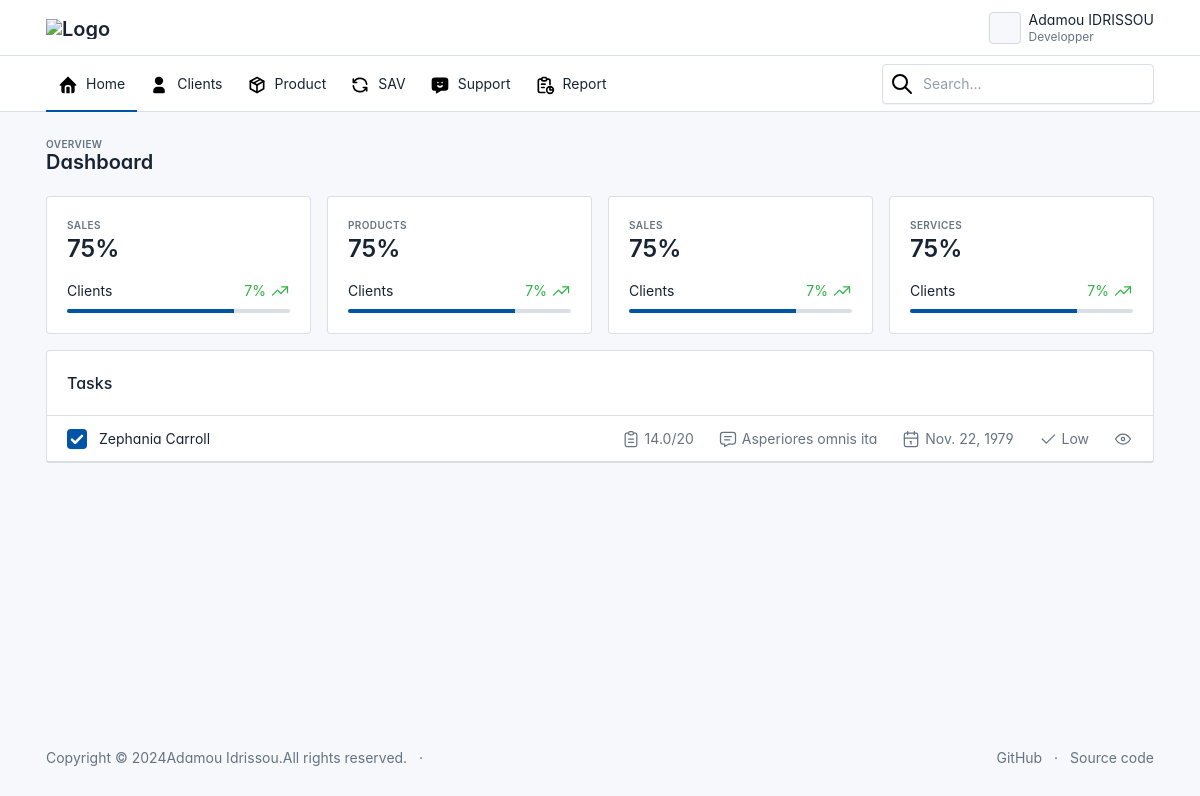
The page / on the database its author committed.
### services/models.py (models this page shows, shortened)
class Task(models.Model):
    title = models.CharField(max_length=100)
    desc = models.TextField()
    due_date = models.DateField()
    priority = models.CharField(max_length=50)
    created = models.DateTimeField(auto_now_add=True)
    updated = models.DateTimeField(auto_now=True)
    client = models.ForeignKey(Client, on_delete=models.CASCADE)
    evaluation = models.ForeignKey(Evaluation, on_delete=models.CASCADE)

class Client(models.Model):
    first_name = models.CharField(max_length=255)
    last_name = models.CharField(max_length=255)
    email = models.EmailField(unique=True, null=True)
    indicatif = models.CharField(max_length=7, default="+228")
    phone_number = models.CharField(max_length=24, unique=True)
    status = models.BooleanField(default=True)
    profile = models.FileField(upload_to="clients/", blank=True)
    created = models.DateTimeField(auto_now_add=True)
    updated = models.DateTimeField(auto_now=True)

class Evaluation(models.Model):
    loyalty_score = models.IntegerField(default=0)
    purchases_score = models.IntegerField(default=0)
    services_score = models.IntegerField(default=0)
    engagement_score = models.IntegerField(default=0)
    overall_score = models.FloatField(default=0.0)
    created = models.DateTimeField(auto_now_add=True)
    updated = models.DateTimeField(auto_now=True)
    client = models.ForeignKey(Client, on_delete=models.CASCADE)

### services/views.py (the view)
# urls.py: 2. Add a URL to urlpatterns:  path('', views.home, name='home')
def home(request):
    tasks = Task.objects.all().order_by('-updated')
    users = User.objects.all().count()
    clients = Client.objects.all().count()
    context =  {
        'page' : 'Home',
        'user' : request.user,
        'tasks' : tasks,
        'user' : users,
        'clients' : clients,
    }
    return render(request, 'home.html', context)

### services/templates/home.html (shortened to what this page needs)
{% load static %}
<!DOCTYPE html>
<html lang="en">
<head>
    {% include "./layouts/styles.html" %}
</head>
<body>
    <div class="page">
        {% include "./layouts/header.html" %}
        <div class="page-wrapper">
            <div class="page-header d-print-none">
                <div class="container-xl">
                    <div class="row g-2 align-items-center">
                        <div class="col">
                            <div class="page-pretitle">Overview</div>
                            <h2 class="page-title">Dashboard</h2>
                        </div>
                    </div>
                </div>
            </div>
            <div class="page-body">
                <div class="container-xl">
                    <div class="row row-deck row-cards">
                        <div class="col-sm-6 col-lg-3">
                            <div class="card">
                                <div class="card-body">
                                <div class="d-flex align-items-center">
                                    <div class="subheader">Sales</div>
                                </div>
                                <div class="h1 mb-3">75%</div>
                                <div class="d-flex mb-2">
                                    <div>Clients</div>
                                    <div class="ms-auto">
                                        <span class="text-green d-inline-flex align-items-center lh-1">
                                            7%
                                            <svg xmlns="http://www.w3.org/2000/svg" class="icon ms-1" width="24" height="24" viewBox="0 0 24 24" stroke-width="2" stroke="currentColor" fill="none" stroke-linecap="round" stroke-linejoin="round"><path stroke="none" d="M0 0h24v24H0z" fill="none"/><path d="M3 17l6 -6l4 4l8 -8" /><path d="M14 7l7 0l0 7" /></svg>
                                        </span>
                                    </div>
                                </div>
                                <div class="progress progress-sm">
                                    <div class="progress-bar bg-primary" style="width: 75%" role="progressbar" aria-valuenow="75" aria-valuemin="0" aria-valuemax="100" aria-label="75% Complete">
                                    </div>
                                </div>
                                </div>
                            </div>
                        </div>
                        <div class="col-sm-6 col-lg-3">
                            <div class="card">
                                <div class="card-body">
                                <div class="d-flex align-items-center">
                                    <div class="subheader">Products</div>
                                </div>
                                <div class="h1 mb-3">75%</div>
                                <div class="d-flex mb-2">
                                    <div>Clients</div>
                                    <div class="ms-auto">
                                        <span class="text-green d-inline-flex align-items-center lh-1">
                                            7%
                                            <svg xmlns="http://www.w3.org/2000/svg" class="icon ms-1" width="24" height="24" viewBox="0 0 24 24" stroke-width="2" stroke="currentColor" fill="none" stroke-linecap="round" stroke-linejoin="round"><path stroke="none" d="M0 0h24v24H0z" fill="none"/><path d="M3 17l6 -6l4 4l8 -8" /><path d="M14 7l7 0l0 7" /></svg>
                                        </span>
                                    </div>
                                </div>
                                <div class="progress progress-sm">
                                    <div class="progress-bar bg-primary" style="width: 75%" role="progressbar" aria-valuenow="75" aria-valuemin="0" aria-valuemax="100" aria-label="75% Complete">
                                    </div>
                                </div>
                                </div>
                            </div>
                        </div>
                        <div class="col-sm-6 col-lg-3">
                            <div class="card">
                                <div class="card-body">
                                <div class="d-flex align-items-center">
                                    <div class="subheader">Sales</div>
                                </div>
                                <div class="h1 mb-3">75%</div>
                                <div class="d-flex mb-2">
                                    <div>Clients</div>
                                    <div class="ms-auto">
                                        <span class="text-green d-inline-flex align-items-center lh-1">
                                            7%
                                            <svg xmlns="http://www.w3.org/2000/svg" class="icon ms-1" width="24" height="24" viewBox="0 0 24 24" stroke-width="2" stroke="currentColor" fill="none" stroke-linecap="round" stroke-linejoin="round"><path stroke="none" d="M0 0h24v24H0z" fill="none"/><path d="M3 17l6 -6l4 4l8 -8" /><path d="M14 7l7 0l0 7" /></svg>
                                        </span>
                                    </div>
                                </div>
                                <div class="progress progress-sm">
                                    <div class="progress-bar bg-primary" style="width: 75%" role="progressbar" aria-valuenow="75" aria-valuemin="0" aria-valuemax="100" aria-label="75% Complete">
                                    </div>
                                </div>
                                </div>
                            </div>
                        </div>
                        <div class="col-sm-6 col-lg-3">
                            <div class="card">
                                <div class="card-body">
                                <div class="d-flex align-items-center">
                                    <div class="subheader">Services</div>
                                </div>
                                <div class="h1 mb-3">75%</div>
                                <div class="d-flex mb-2">
                                    <div>Clients</div>
                                    <div class="ms-auto">
                                        <span class="text-green d-inline-flex align-items-center lh-1">
                                            7%
                                            <svg xmlns="http://www.w3.org/2000/svg" class="icon ms-1" width="24" height="24" viewBox="0 0 24 24" stroke-width="2" stroke="currentColor" fill="none" stroke-linecap="round" stroke-linejoin="round"><path stroke="none" d="M0 0h24v24H0z" fill="none"/><path d="M3 17l6 -6l4 4l8 -8" /><path d="M14 7l7 0l0 7" /></svg>
                                        </span>
                                    </div>
                                </div>
                                <div class="progress progress-sm">
                                    <div class="progress-bar bg-primary" style="width: 75%" role="progressbar" aria-valuenow="75" aria-valuemin="0" aria-valuemax="100" aria-label="75% Complete">
                                    </div>
                                </div>
                                </div>
                            </div>
                        </div>
                        <div class="col-md-12 col-lg-12">
                            <div class="card">
                                <div class="card-header">
                                    <h3 class="card-title">Tasks</h3>
                                </div>
                                <div class="table-responsive">
                                    <table class="table card-table table-vcenter">
                                        {% for task in tasks %}
                                            <tr>
                                                <td class="w-1 pe-0">
                                                    <input type="checkbox" class="form-check-input m-0 align-middle" aria-label="Select task" checked >
                                                </td>
                                                <td class="w-100">
                                                    <a href="#" class="text-reset">{{ task.client.first_name }} {{ task.client.last_name }}</a>
                                                </td>
                                                <td class="text-nowrap">
                                                    <a href="#" class="text-secondary">
                                                        {{ task.evaluation.overall_score }}/20
                                                    </a>
                                                </td>
                                                <td class="text-nowrap">
                                                    <a href="#" class="text-secondary">
                                                        {{ task.title }}
                                                    </a>
                                                </td>
                                                <td class="text-nowrap text-secondary">
                                                    {{ task.due_date }}
                                                </td>
                                                <td class="text-nowrap">
                                                    <a href="#" class="text-secondary">
                                                    <svg xmlns="http://www.w3.org/2000/svg" class="icon" width="24" height="24" viewBox="0 0 24 24" stroke-width="2" stroke="currentColor" fill="none" stroke-linecap="round" stroke-linejoin="round"><path stroke="none" d="M0 0h24v24H0z" fill="none"/><path d="M5 12l5 5l10 -10" /></svg>
                                                    {{ task.priority }}
                                                    </a>
                                                </td>
                                                <td class="text-nowrap">
                                                    <a href="#" class="text-secondary">
                                                    </a>
                                                </td>
                                            </tr>
                                        {% empty %}
                                                <tr>
                                                    <th scope="row">
                                                        <span class="mb-0 text-sm">Aucun tache trouvée dans la base</span>
                                                    </th>
                                                </tr>
                                        {% endfor %}
                                    </table>
                                </div>
                            </div>
                        </div>
                    </div>
                </div>
            </div>
            {% include "./layouts/footer.html" %}
        </div>
    </div>
</body>
</html>

### services/templates/layouts/styles.html (style rules this page uses)
:root { --tblr-font-sans-serif: 'Inter Var', -apple-system, BlinkMacSystemFont, San Francisco, Segoe UI, Roboto, Helvetica Neue, sans-serif; }
body { font-feature-settings: "cv03", "cv04", "cv11"; }

### rows shown on the page
Task: client.first_name "Zephania", client.last_name "Carroll", evaluation.overall_score "14.0", title "Asperiores omnis ita", due_date "Nov. 22, 1979", priority "Low"
